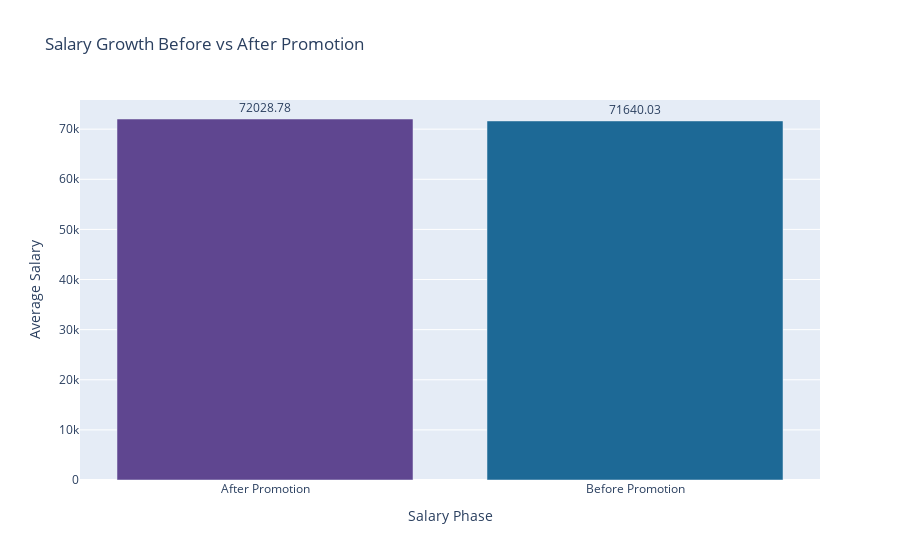

Notebook code for this chart:
### Code cell
fig_salshift = px.bar(
    salary_shift,
    x="salary_phase",
    y="average_salary",
    text="average_salary",
    color="salary_phase",
    title="Salary Growth Before vs After Promotion",
    labels={"salary_phase": "Salary Phase", "average_salary": "Average Salary"},
    color_discrete_sequence=px.colors.qualitative.Prism
)
fig_salshift.update_traces(textposition="outside")
fig_salshift.update_layout(showlegend=False)
fig_salshift.show()

### Figure 1 — Plotly figure (JSON) as saved in the notebook; plotly's stock layout.template omitted (floating-point values rounded to 4 significant figures)
{"data": [{"hovertemplate": "Salary Phase=%{x}<br>Average Salary=%{text}<extra></extra>", "legendgroup": "After Promotion", "marker": {"color": "rgb(95, 70, 144)", "pattern": {"shape": ""}}, "name": "After Promotion", "orientation": "v", "showlegend": true, "text": [72030.0], "textposition": "outside", "type": "bar", "x": ["After Promotion"], "xaxis": "x", "y": [72030.0], "yaxis": "y"}, {"hovertemplate": "Salary Phase=%{x}<br>Average Salary=%{text}<extra></extra>", "legendgroup": "Before Promotion", "marker": {"color": "rgb(29, 105, 150)", "pattern": {"shape": ""}}, "name": "Before Promotion", "orientation": "v", "showlegend": true, "text": [71640.0], "textposition": "outside", "type": "bar", "x": ["Before Promotion"], "xaxis": "x", "y": [71640.0], "yaxis": "y"}], "layout": {"barmode": "relative", "legend": {"title": {"text": "Salary Phase"}, "tracegroupgap": 0}, "showlegend": false, "title": {"text": "Salary Growth Before vs After Promotion"}, "xaxis": {"anchor": "y", "categoryarray": ["After Promotion", "Before Promotion"], "categoryorder": "array", "domain": [0, 1], "title": {"text": "Salary Phase"}}, "yaxis": {"anchor": "x", "domain": [0, 1], "title": {"text": "Average Salary"}}}}
